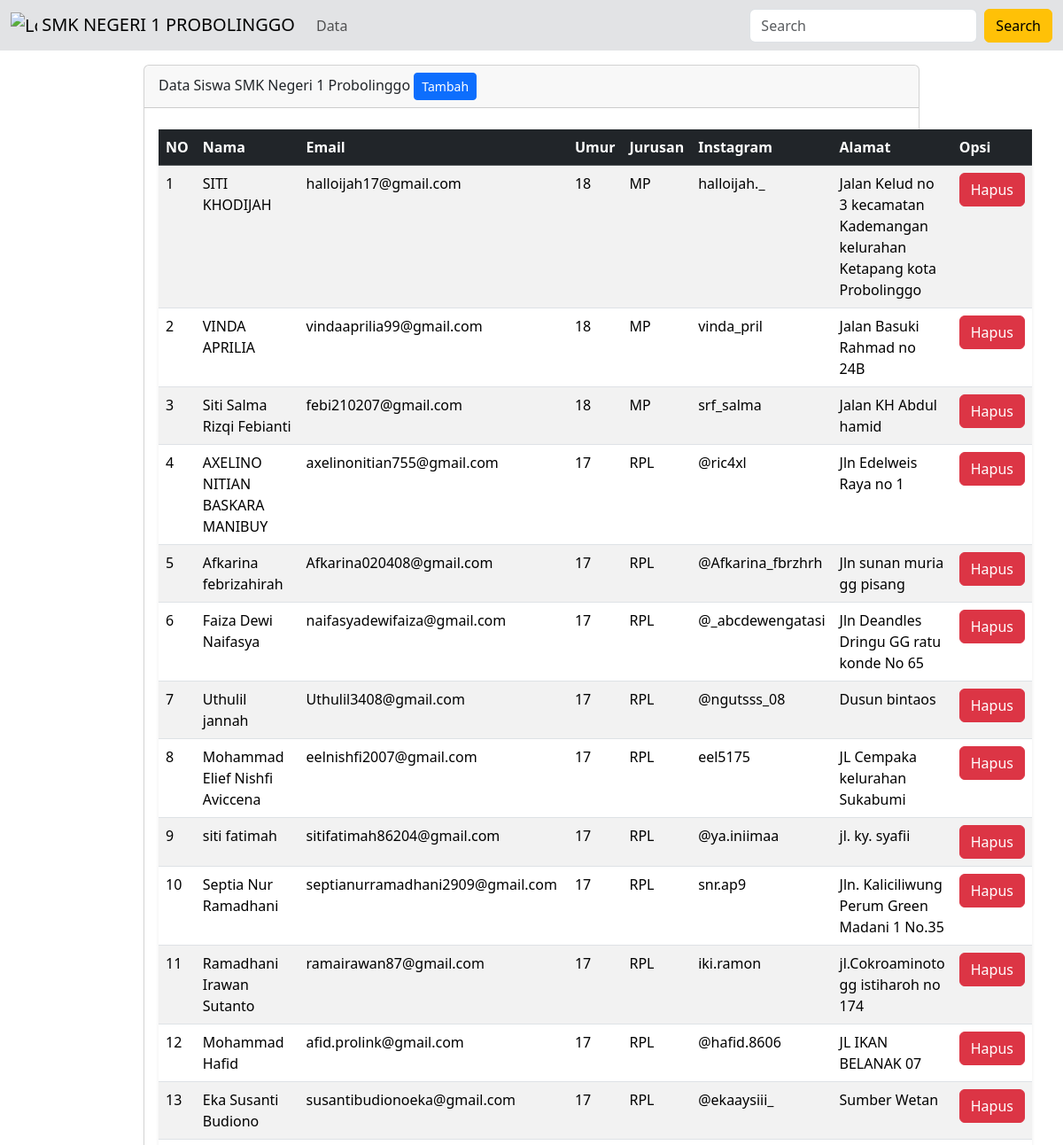
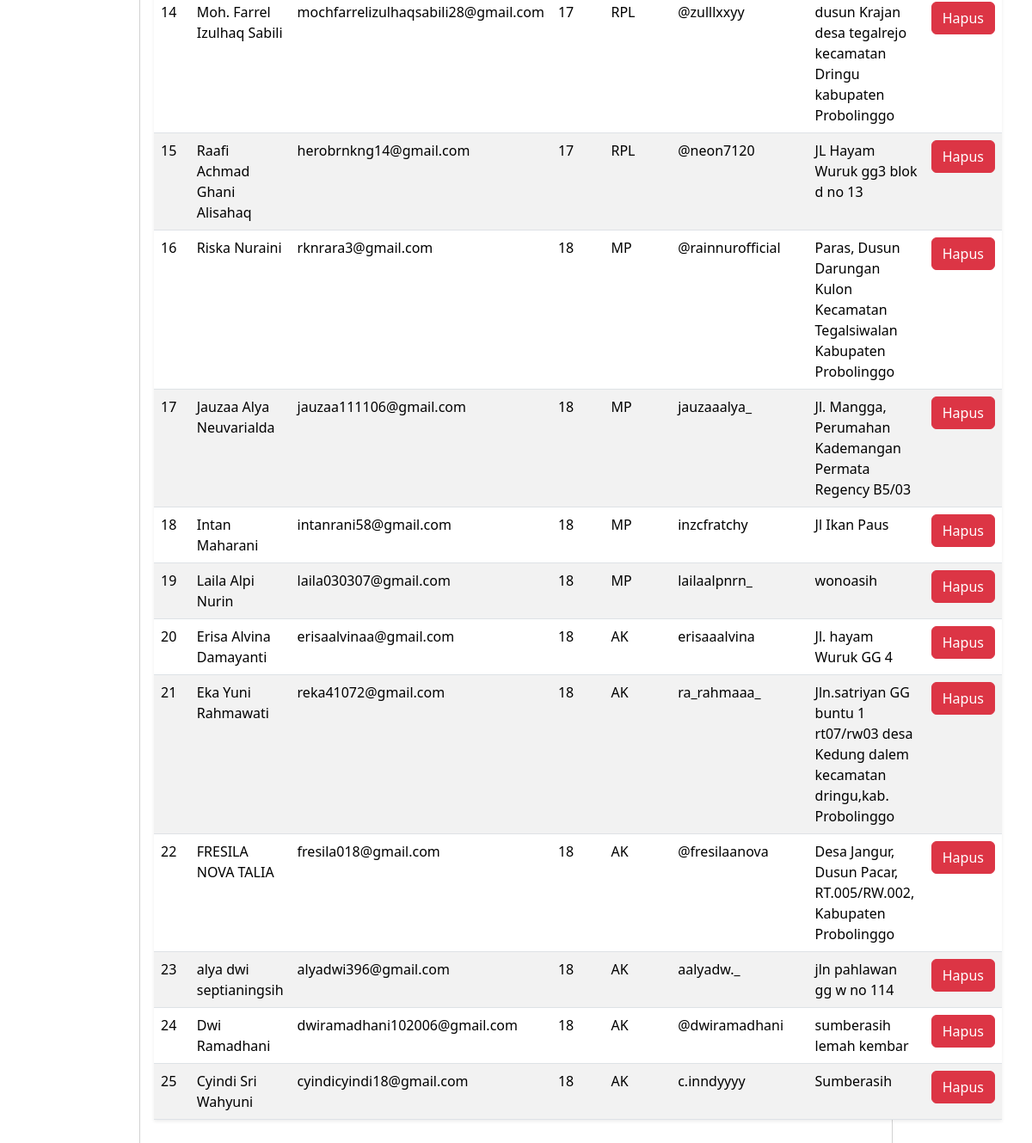
Page /table.php on the committed database (2 pictures, top to bottom).
### tables this page shows
CREATE TABLE `tb_student` (
  `id` int(11) NOT NULL,
  `name` varchar(255) NOT NULL,
  `email` varchar(50) NOT NULL,
  `age` varchar(50) NOT NULL,
  `class` varchar(50) NOT NULL,
  `insta` varchar(50) NOT NULL,
  `address` varchar(255) NOT NULL
);

### table.php (the view, shortened to what this page needs)
<?php
require_once 'config.php';
?>
<!DOCTYPE html>
<html lang="en">
<head>
    <link href="https://cdn.jsdelivr.net/npm/bootstrap@5.3.3/dist/css/bootstrap.min.css" rel="stylesheet">
</head>
<body>
    <nav class="navbar navbar-expand-lg  bg-secondary-subtle">
        <div class="container-fluid">
            <a class="navbar-brand" href="index.php">
                <img src="assets/img/logo.png" alt="Logo" width="30" class="d-inline-block align-text-top">
                SMK NEGERI 1 PROBOLINGGO
            </a>
            <div class="collapse navbar-collapse" id="navbarSupportedContent">
                <ul class="navbar-nav me-auto mb-2 mb-lg-0">
                    <li class="nav-item">
                        <a class="nav-link" aria-current="page" href="table.php">Data</a>
                    </li>
                </ul>
                <form class="d-flex" role="search" action="table.php">
                    <input class="form-control me-2" type="search" placeholder="Search" aria-label="Search" name="query">
                    <button class="btn btn-warning" type="submit">Search</button>
                </form>
            </div>
        </div>
    </nav>
    <main class="container-fluid py-3">
        <div class="row">
            <div class="col"></div>
            <div class="col-9">
                <div class="card">
                    <div class="card-header">
                        Data Siswa SMK Negeri 1 Probolinggo <a href="form.php" class="btn btn-sm btn-primary">Tambah</a>
                    </div>
                    <div class="card-body">
                        <table class="table table-striped mt-2 shadow-sm">
                            <thead class="table-dark">
                                <tr>
                                    <th>NO</th>
                                    <th>Nama</th>
                                    <th>Email</th>
                                    <th>Umur</th>
                                    <th>Jurusan</th>
                                    <th>Instagram</th>
                                    <th>Alamat</th>
                                    <th>Opsi</th>
                                </tr>
                            </thead>
                            <tbody>
                            <tbody>
                                <?php
                                $number = 1;
                                $sql = "SELECT * FROM tb_student WHERE name LIKE '%".($_GET['query']??"")."%'
                                ";
                                $result = mysqli_query($conn, $sql);
                                while ($data = mysqli_fetch_array($result)) : ?>
                                    <tr>
                                        <td><?= $number++ ?></td>
                                        <td><?= $data['name'] ?></td>
                                        <td><?= $data['email'] ?></td>
                                        <td><?= $data['age'] ?></td>
                                        <td><?= $data['class'] ?></td>
                                        <td><?= $data['insta'] ?></td>
                                        <td><?= $data['address'] ?></td>
                                        <td>
                                            <form method="POST" action="delete_data.php">
                                                <button type="submit" class="btn btn-danger" name="id" value="<?= $data['id'] ?>">Hapus</button>
                                            </form>
                                        </td>
                                    </tr>
                                <?php endwhile ?>
                            </tbody>
                            </tbody>
                        </table>
                    </div>
                </div>
            </div>
            <div class="col"></div>
        </div>
    </main>
</body>
</html>

### rows in the picture
tb_student: name "SITI KHODIJAH", email "halloijah17@gmail.com", age "18", class "MP", insta "halloijah._", address "Jalan Kelud no 3 kecamatan Kademangan kelurahan Ketapang kota Probolinggo", $data['id'] 9 (drawn)
tb_student: name "VINDA APRILIA", email "vindaaprilia99@gmail.com", age "18", class "MP", insta "vinda_pril", address "Jalan Basuki Rahmad no 24B", $data['id'] 10 (drawn)
tb_student: name "Siti Salma Rizqi Febianti", email "febi210207@gmail.com", age "18", class "MP", insta "srf_salma", address "Jalan KH Abdul hamid", $data['id'] 11 (drawn)
tb_student: name "AXELINO NITIAN BASKARA MANIBUY", email "axelinonitian755@gmail.com", age "17", class "RPL", insta "@ric4xl", address "Jln Edelweis Raya no 1", $data['id'] 12 (drawn)
tb_student: name "Afkarina febrizahirah", email "Afkarina020408@gmail.com", age "17", class "RPL", insta "@Afkarina_fbrzhrh", address "Jln sunan muria gg pisang", $data['id'] 13 (drawn)
tb_student: name "Faiza Dewi Naifasya", email "naifasyadewifaiza@gmail.com", age "17", class "RPL", insta "@_abcdewengatasi", address "Jln Deandles Dringu GG ratu konde No 65", $data['id'] 14 (drawn)
tb_student: name "Uthulil jannah", email "Uthulil3408@gmail.com", age "17", class "RPL", insta "@ngutsss_08", address "Dusun bintaos", $data['id'] 15 (drawn)
tb_student: name "Mohammad Elief Nishfi Aviccena", email "eelnishfi2007@gmail.com", age "17", class "RPL", insta "eel5175", address "JL Cempaka kelurahan Sukabumi", $data['id'] 16 (drawn)
tb_student: name "siti fatimah", email "sitifatimah86204@gmail.com", age "17", class "RPL", insta "@ya.iniimaa", address "jl. ky. syafii"
tb_student: name "Septia Nur Ramadhani", email "septianurramadhani2909@gmail.com", age "17", class "RPL", insta "snr.ap9", address "Jln. Kaliciliwung Perum Green Madani 1 No.35", $data['id'] 18 (drawn)
tb_student: name "Ramadhani Irawan Sutanto", email "ramairawan87@gmail.com", age "17", class "RPL", insta "iki.ramon", address "jl.Cokroaminoto gg istiharoh no 174", $data['id'] 19 (drawn)
tb_student: name "Mohammad Hafid", email "afid.prolink@gmail.com", age "17", class "RPL", insta "@hafid.8606", address "JL IKAN BELANAK 07", $data['id'] 20 (drawn)
tb_student: name "Eka Susanti Budiono", email "susantibudionoeka@gmail.com", age "17", class "RPL", insta "@ekaaysiii_", address "Sumber Wetan", $data['id'] 21 (drawn)
tb_student: name "Moh. Farrel Izulhaq Sabili", email "mochfarrelizulhaqsabili28@gmail.com", age "17", class "RPL", insta "@zulllxxyy", address "dusun Krajan desa tegalrejo kecamatan Dringu kabupaten Probolinggo", $data['id'] 22 (drawn)
tb_student: name "Raafi Achmad Ghani Alisahaq", email "herobrnkng14@gmail.com", age "17", class "RPL", insta "@neon7120", address "JL Hayam Wuruk gg3 blok d no 13", $data['id'] 23 (drawn)
tb_student: name "Riska Nuraini", email "rknrara3@gmail.com", age "18", class "MP", insta "@rainnurofficial", address "Paras, Dusun Darungan Kulon Kecamatan Tegalsiwalan Kabupaten Probolinggo", $data['id'] 24 (drawn)
tb_student: name "Jauzaa Alya Neuvarialda", email "jauzaa111106@gmail.com", age "18", class "MP", insta "jauzaaalya_", address "Jl. Mangga, Perumahan Kademangan Permata Regency B5/03", $data['id'] 25 (drawn)
tb_student: name "Intan Maharani", email "intanrani58@gmail.com", age "18", class "MP", insta "inzcfratchy", address "Jl Ikan Paus", $data['id'] 26 (drawn)
tb_student: name "Laila Alpi Nurin", email "laila030307@gmail.com", age "18", class "MP", insta "lailaalpnrn_", address "wonoasih", $data['id'] 27 (drawn)
tb_student: name "Erisa Alvina Damayanti", email "erisaalvinaa@gmail.com", age "18", class "AK", insta "erisaaalvina", address "Jl. hayam Wuruk GG 4", $data['id'] 28 (drawn)
tb_student: name "Eka Yuni Rahmawati", email "reka41072@gmail.com", age "18", class "AK", insta "ra_rahmaaa_", address "Jln.satriyan GG buntu 1 rt07/rw03 desa Kedung dalem kecamatan dringu,kab. Probolinggo", $data['id'] 29 (drawn)
tb_student: name "FRESILA NOVA TALIA", email "fresila018@gmail.com", age "18", class "AK", insta "@fresilaanova", address "Desa Jangur, Dusun Pacar, RT.005/RW.002, Kabupaten Probolinggo", $data['id'] 30 (drawn)
tb_student: name "alya dwi septianingsih", email "alyadwi396@gmail.com", age "18", class "AK", insta "aalyadw._", address "jln pahlawan gg w no 114", $data['id'] 31 (drawn)
tb_student: name "Dwi Ramadhani", email "dwiramadhani102006@gmail.com", age "18", class "AK", insta "@dwiramadhani", address "sumberasih lemah kembar", $data['id'] 32 (drawn)
tb_student: name "Cyindi Sri Wahyuni", email "cyindicyindi18@gmail.com", age "18", class "AK", insta "c.inndyyyy", address "Sumberasih", $data['id'] 33 (drawn)
